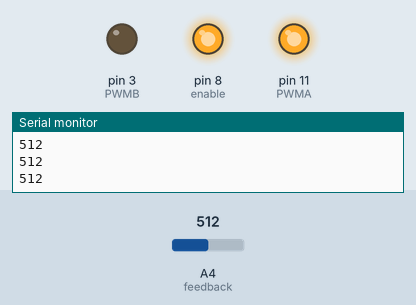
Simulated run of this sketch. Board: Arduino Uno, built with avr-gcc and run on an emulated ATmega328P. On the bench: output pins drawn as LEDs (lit = HIGH), the last lines printed to the serial monitor. The test bench sets the inputs (shaded band); at power-on: A4 (feedback) = 512.

Above: at 1.2 s.
1.3 s: A4 (feedback) set to 488
At 2.9 s:
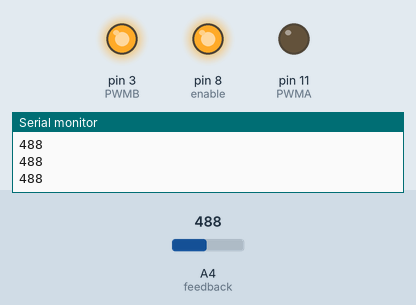
3.8 s: A4 (feedback) set to 684
6.0 s: A4 (feedback) set to 710
At 7.7 s:
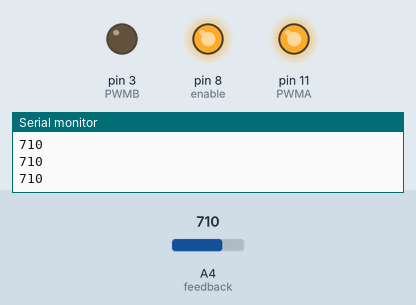
8.5 s: A4 (feedback) set to 490
At 10.7 s:
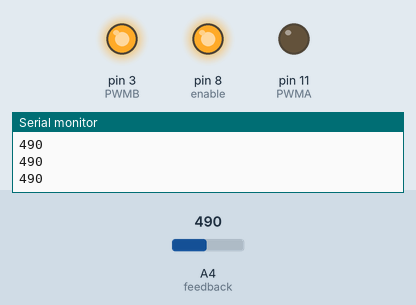
Timing chart, 0 to 12.0 s (numbered marks = the images above; inputs shaded):
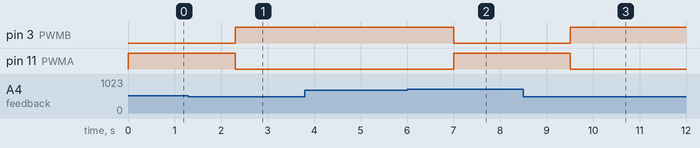

Measured:
- the behaviour switches between 501 and 500 on A4 (feedback) (found by bisection; images 0 and 1)
- the behaviour switches between 699 and 700 on A4 (feedback) (found by bisection; images 1 and 2)
- after the input at 1.3 s, pin 3 (PWMB): LOW → HIGH after 1.0 s; pin 11 (PWMA): HIGH → LOW after 1.0 s
- after the input at 6.0 s, pin 3 (PWMB): HIGH → LOW after 1.0 s; pin 11 (PWMA): LOW → HIGH after 1.0 s
- after the input at 8.5 s, pin 3 (PWMB): LOW → HIGH after 1.0 s; pin 11 (PWMA): HIGH → LOW after 1.0 s

The sketch:

Brakes_SanityCheck.ino
```cpp
#define pot A5
#define feedback A4
#define maxPos 470
#define minPos 650
#define PWMA 11
#define PWMB 3
#define enable 8
#define numReadings 10

int rawCurrPos = 0;
int currPos = 0;
int rawDest = 0;
int dest = 0;
int diff = 0;
int readings[numReadings];
int readIndex = 0;
int total = 0;


String loc = " ";

void setup() {
  Serial.begin(9600);
  pinMode(feedback, INPUT);
  pinMode(pot, INPUT);
  pinMode(enable, OUTPUT);
  pinMode(PWMA, OUTPUT);
  pinMode(PWMB, OUTPUT);
  digitalWrite(enable, HIGH);

}

void loop() {

  int linPotValue = analogRead(feedback);

  Serial.println("Step 1: " + String(linPotValue));
  while (linPotValue > 500) {
    pullActuator();
    linPotValue = analogRead(feedback);
    Serial.println(String(linPotValue));
  }
  delay(1000);
  Serial.println("Step 2: " + String(linPotValue));

  while(linPotValue < 700) {
    pushActuator();
    linPotValue = analogRead(feedback);
    Serial.println(String(linPotValue));
  }
  delay(1000);

  Serial.println("Step 3: " + String(linPotValue));

}

void stopActuator() {
  analogWrite(PWMA, 0);
  analogWrite(PWMB, 0);
}

void pushActuator() {
  analogWrite(PWMB, 255);
  analogWrite(PWMA, 0);
}

void pullActuator() {
  analogWrite(PWMB, 0);
  analogWrite(PWMA, 255);
}
```
